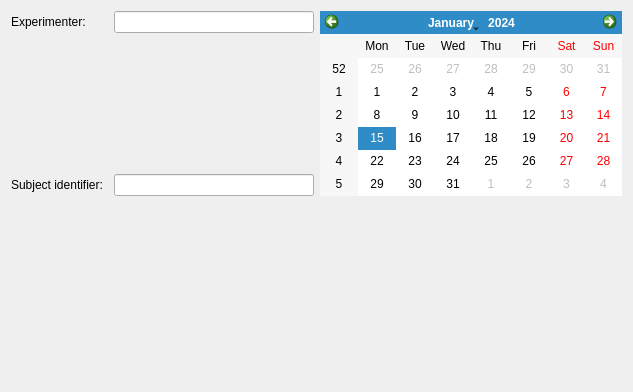
<?xml version="1.0" encoding="UTF-8"?>
<ui version="4.0">
 <class>qIntroPage</class>
 <widget class="QWizardPage" name="qIntroPage">
  <property name="geometry">
   <rect>
    <x>0</x>
    <y>0</y>
    <width>633</width>
    <height>392</height>
   </rect>
  </property>
  <property name="windowTitle">
   <string>qIntroPage</string>
  </property>
  <layout class="QVBoxLayout" name="verticalLayout_2">
   <item>
    <layout class="QHBoxLayout" name="horizontalLayout_3">
     <item>
      <layout class="QVBoxLayout" name="verticalLayout">
       <item>
        <layout class="QHBoxLayout" name="horizontalLayout">
         <item>
          <widget class="QLabel" name="label">
           <property name="text">
            <string>Experimenter:     </string>
           </property>
          </widget>
         </item>
         <item>
          <widget class="QLineEdit" name="exptLineEdit">
           <property name="minimumSize">
            <size>
             <width>200</width>
             <height>0</height>
            </size>
           </property>
           <property name="maximumSize">
            <size>
             <width>200</width>
             <height>16777215</height>
            </size>
           </property>
          </widget>
         </item>
        </layout>
       </item>
       <item>
        <spacer name="verticalSpacer">
         <property name="orientation">
          <enum>Qt::Vertical</enum>
         </property>
         <property name="sizeHint" stdset="0">
          <size>
           <width>20</width>
           <height>68</height>
          </size>
         </property>
        </spacer>
       </item>
       <item>
        <layout class="QHBoxLayout" name="horizontalLayout_2">
         <item>
          <widget class="QLabel" name="label_2">
           <property name="text">
            <string>Subject identifier:</string>
           </property>
          </widget>
         </item>
         <item>
          <widget class="QLineEdit" name="subjectIDLineEdit">
           <property name="minimumSize">
            <size>
             <width>200</width>
             <height>0</height>
            </size>
           </property>
           <property name="maximumSize">
            <size>
             <width>200</width>
             <height>16777215</height>
            </size>
           </property>
          </widget>
         </item>
        </layout>
       </item>
      </layout>
     </item>
     <item>
      <widget class="QCalendarWidget" name="calendarWidget"/>
     </item>
    </layout>
   </item>
   <item>
    <spacer name="verticalSpacer_2">
     <property name="orientation">
      <enum>Qt::Vertical</enum>
     </property>
     <property name="sizeHint" stdset="0">
      <size>
       <width>20</width>
       <height>119</height>
      </size>
     </property>
    </spacer>
   </item>
  </layout>
 </widget>
 <layoutdefault spacing="6" margin="11"/>
 <resources/>
 <connections/>
</ui>
